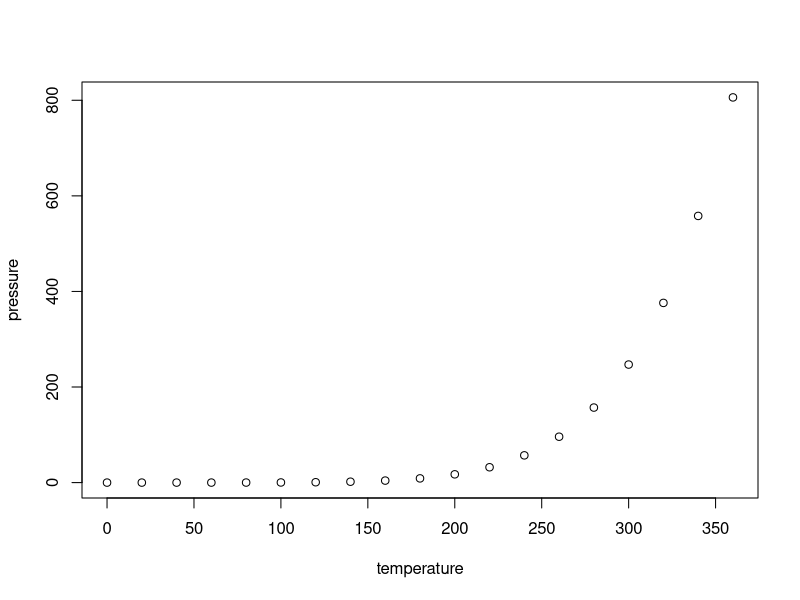
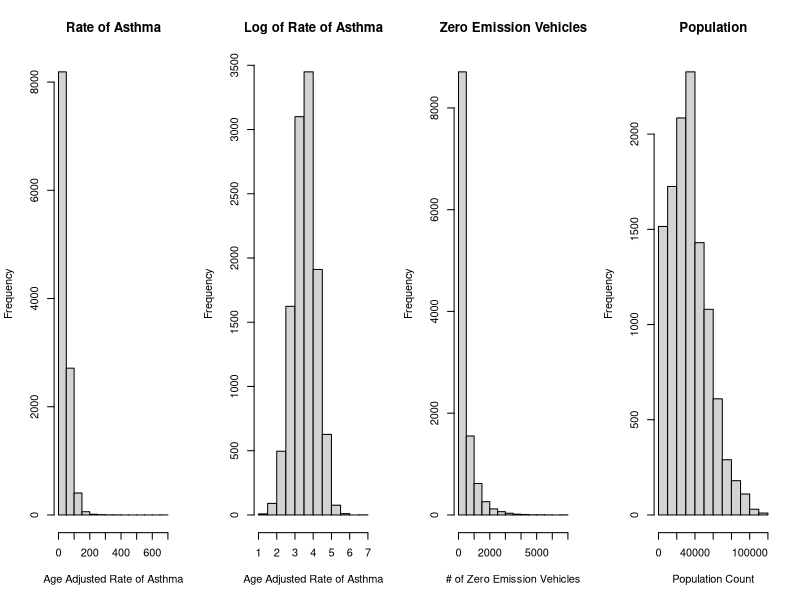
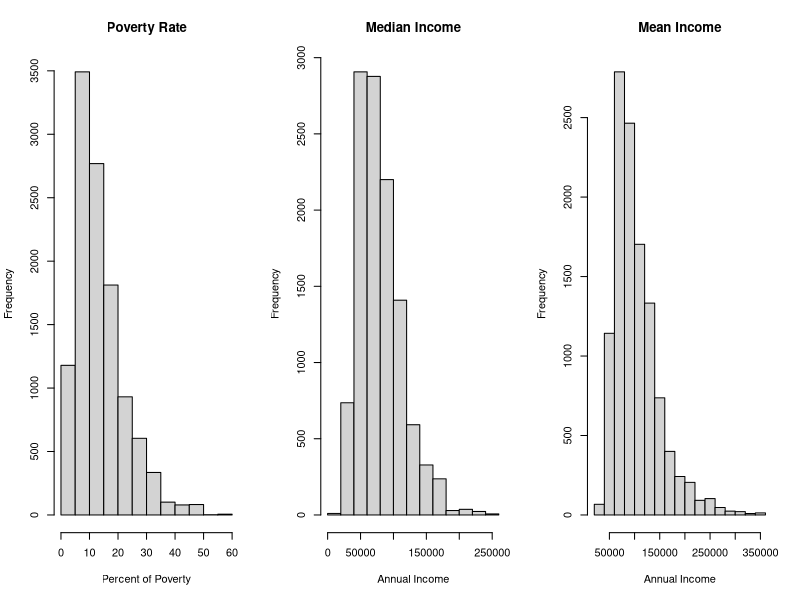
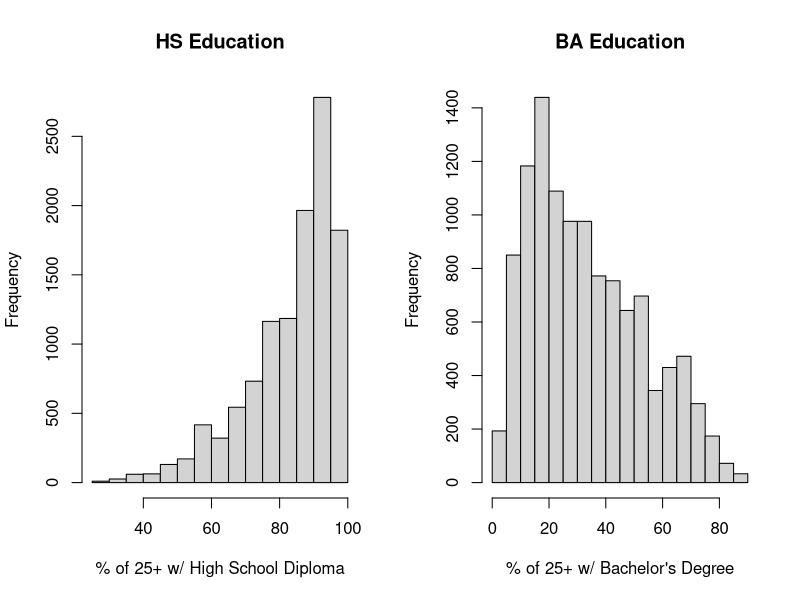
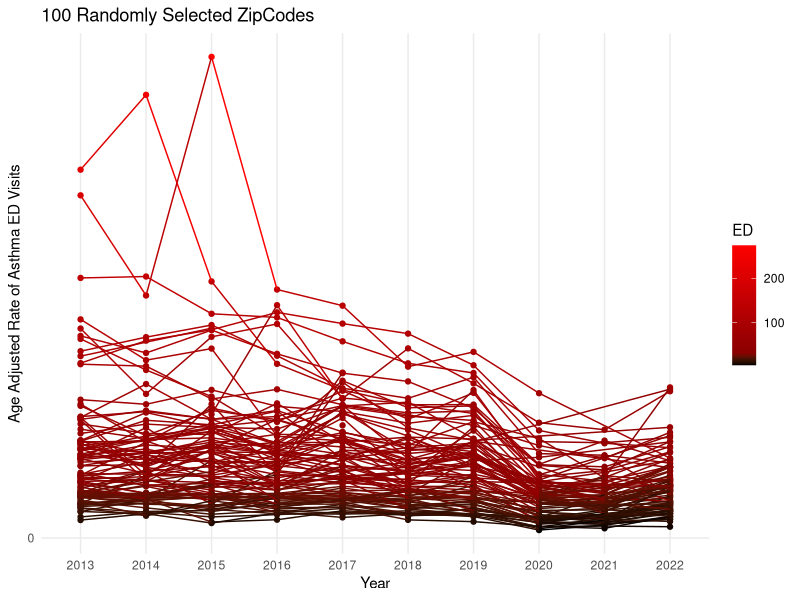
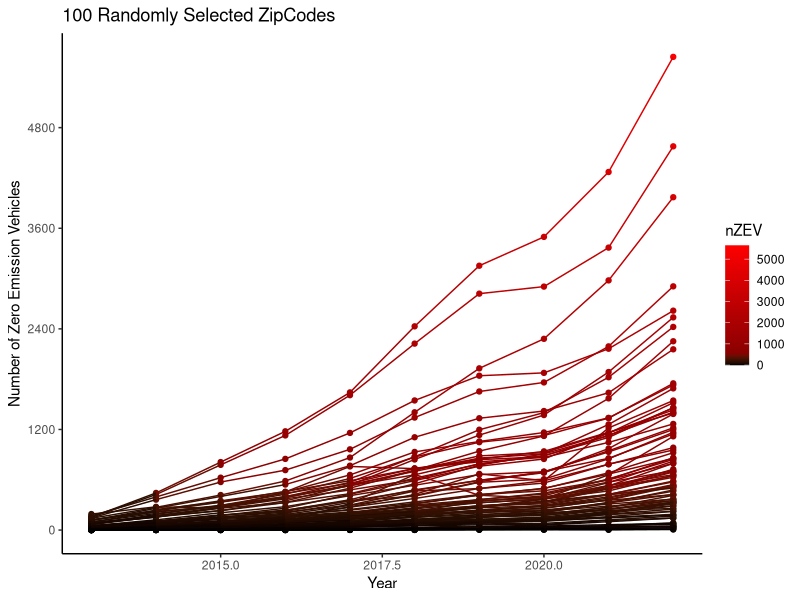

The R script that drew these images, in order:
## ---- chunk 1
knitr::opts_chunk$set(echo = TRUE)
## ---- chunk 2
summary(cars)
## ---- chunk 3
plot(pressure)
## ---- chunk 4
getwd()
EV_data <- read.csv("./Data/data_ZEV_asthmaED_2013_2022.csv")
## ---- chunk 5
#Getting number of EVs per 1000 people
EV_data$nZEV1000pop <- EV_data$nZEV/EV_data$pop *1000
#RoA = Rate of Asthma
log_AgeAdj_RoA_ED_Visit_Rate <- log(EV_data$Age_Adjusted_Rate_of_Asthma_ED_Visit_Rate)
#Getting LN to help create better plots 
## ---- chunk 6
#Summary Stats by all years
summary_stats_allyrs <- c(
summary(EV_data$Age_Adjusted_Rate_of_Asthma_ED_Visit_Rate),
SD=sd(EV_data$Age_Adjusted_Rate_of_Asthma_ED_Visit_Rate))
#mean(41.90) --> #there are about 41.90 visits to ED per 10,000ppl
#Sd(28.98) --> there is huge variance between zip codes and ppl in ED 
## ---- chunk 7
sum(is.na(EV_data))
## ---- chunk 8
#Summary Stats by each years
cat("Summary Statistics of Asthma ED Visit Rates by Year:\n")
print(tapply(EV_data$Age_Adjusted_Rate_of_Asthma_ED_Visit_Rate, EV_data$yr, summary, na.rm = TRUE))

cat("\nStandard Deviation by Year:\n")
print(tapply(EV_data$Age_Adjusted_Rate_of_Asthma_ED_Visit_Rate , EV_data$yr , sd, na.rm = TRUE))

## ---- chunk 9
tapply(EV_data$nZEV, EV_data$yr, summary, na.rm = TRUE) 
tapply(EV_data$nZEV, EV_data$yr, sd,      na.rm = TRUE)

## ---- chunk 10
tapply(EV_data$nZEV1000pop , EV_data$yr, summary, na.rm = TRUE) 
tapply(EV_data$nZEV1000pop , EV_data$yr, sd,      na.rm = TRUE)
## ---- chunk 11
tapply(EV_data$pop , EV_data$yr, summary, na.rm = TRUE) 
tapply(EV_data$pop , EV_data$yr, sd,      na.rm = TRUE)
## ---- chunk 12
tapply(EV_data$percPoverty , EV_data$yr, summary, na.rm = TRUE) 
tapply(EV_data$percPoverty , EV_data$yr, sd,      na.rm = TRUE)
## ---- chunk 13
tapply(EV_data$HHincomeMedian , EV_data$yr, summary, na.rm = TRUE) 
tapply(EV_data$HHincomeMedian , EV_data$yr, sd,      na.rm = TRUE)
## ---- chunk 14
tapply(EV_data$HHincomeMean , EV_data$yr, summary, na.rm = TRUE) 
tapply(EV_data$HHincomeMean , EV_data$yr, sd,      na.rm = TRUE)
## ---- chunk 15
tapply(EV_data$EDUCpercHSplus , EV_data$yr, summary, na.rm = TRUE) 
tapply(EV_data$EDUCpercHSplus , EV_data$yr, sd,      na.rm = TRUE)
## ---- chunk 16
tapply(EV_data$EDUCpercBAplus , EV_data$yr, summary, na.rm = TRUE) 
tapply(EV_data$EDUCpercBAplus , EV_data$yr, sd,      na.rm = TRUE)
## ---- chunk 17

#New dataset with just the variables of interest for Corr. Matrix

library(corrplot)

corr_EV_data_vars <- EV_data[, c(
  "nZEV",                      # number of electric vehicles
  "nZEV1000pop",              # EVs per 1000 people (you created this)
  "pop",                      # population
  "Age_Adjusted_Rate_of_Asthma_ED_Visit_Rate",  # asthma outcome
  "percPoverty",              # poverty %
  "HHincomeMedian",           # median income
  "HHincomeMean",             # mean income
  "EDUCpercHSplus",           # % with high school education or higher
  "EDUCpercBAplus"            # % with bachelor’s degree or higher
)]

corr_EV_data_matrix <- cor(corr_EV_data_vars, use = "complete.obs")
print(corr_EV_data_matrix)


## ---- chunk 18
par(mfrow = c(1,3))
par(mfrow = c(1,4))
#Histograms of RoA, ZEVs, Population
hist(EV_data$Age_Adjusted_Rate_of_Asthma_ED_Visit_Rate, main = 'Rate of Asthma', xlab = 'Age Adjusted Rate of Asthma')
hist(log_AgeAdj_RoA_ED_Visit_Rate, main = 'Log of Rate of Asthma', xlab = 'Age Adjusted Rate of Asthma')
hist(EV_data$nZEV, main ='Zero Emission Vehicles', xlab = '# of Zero Emission Vehicles')
hist(EV_data$pop, main ='Population', xlab = 'Population Count')

## ---- chunk 19
#Histograms of Poverty rate, Median Income, Mean Income
par(mfrow = c(1,3))

hist(EV_data$percPoverty, main = 'Poverty Rate', xlab = 'Percent of Poverty')
hist(EV_data$HHincomeMedian, main ='Median Income', xlab = 'Annual Income')
hist(EV_data$HHincomeMean, main ='Mean Income', xlab = 'Annual Income')
## ---- chunk 20
par(mfrow = c(1,2))
#Histograms of HS Education, BA Education
hist(EV_data$EDUCpercHSplus, main = 'HS Education', xlab = '% of 25+ w/ High School Diploma')
hist(EV_data$EDUCpercBAplus, main ='BA Education', xlab = "% of 25+ w/ Bachelor's Degree")
## ---- chunk 21
#EV spaghetti plot
EV_data$Age_Adjusted_Rate_of_Asthma_ED_Visit_Rate <- as.numeric(as.character(EV_data$Age_Adjusted_Rate_of_Asthma_ED_Visit_Rate))
library(scales)
zip = unique(EV_data$zip)
set.seed(100)
zip100 = sample(zip, 100)
EV_data_100 = EV_data[EV_data$zip %in% zip100,  ]
library(ggplot2)
EV_data_100 <- within(EV_data_100, {
  yr <- factor(yr)
  zip <- factor(zip)
  ED <- Age_Adjusted_Rate_of_Asthma_ED_Visit_Rate
})

p <- ggplot(data = EV_data_100, aes(x = yr, y = ED ,group = zip, color = ED)) +
geom_point(size = 1.5) + 
  geom_line() + 
  scale_color_gradientn(
    colors = c("black", "darkred", "red"),
    values = rescale(c(0, 500, 5000))) +
  theme_classic() +
  ggtitle("100 Randomly Selected ZipCodes") +
  xlab("Year") + 
  ylab("Age Adjusted Rate of Asthma ED Visits") + 
  
 scale_y_continuous(breaks = seq(0, 5000, by = 1200)) +
theme_minimal()
p
## ---- chunk 22
#nZEV spaghetti plot
EV_data$nZEV <- as.numeric(as.character(EV_data$nZEV))
EV_data_100$nZEV <- as.numeric(as.character(EV_data_100$nZEV))
zip <- unique(EV_data$zip)
set.seed(99)
zip100 <- sample(zip,100)
EV_data_100 = EV_data[EV_data$zip %in% zip100, ]

library(scales)
p <- ggplot(data = EV_data_100, aes(x = yr, y = nZEV, group = zip, color = nZEV)) + 
  geom_point(size = 1.5) + 
  geom_line() +
   scale_color_gradientn(
    colors = c("black", "darkred", "red"),
    values = rescale(c(0, 500, 5000))) +
  theme_classic() +

  ggtitle("100 Randomly Selected ZipCodes") +
  xlab("Year") + 
  ylab("Number of Zero Emission Vehicles") + 
  
  scale_y_continuous(breaks = seq(0, 5000, by = 1200))
theme_minimal()
p
